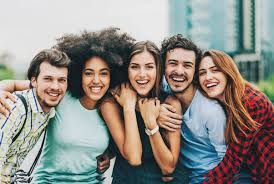
#> input picture photos/gf5.jpg, 274 x 184 px, found by its file name
$ python face_detect.py
#> lines starting #> are read from the running program, lines starting #| are printed output that depends on the picture; after the words box and inside, x2 and y2 are one past the last pixel; in counts of white or black regions, pixels touching at a corner belong together
import cv2 as cv

img = cv.imread('photos/gf5.jpg')
#> img is the input picture: shape (184, 274, 3); mean B, G, R 135.2, 141.3, 144.5
cv.imshow('Inday', img)

gray = cv.cvtColor(img, cv.COLOR_BGR2GRAY)
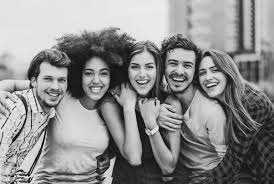
#> gray: shape (184, 274); min 1, max 252, mean 141.6
#cv.imshow('Gray', gray)

haar_cascade = cv.CascadeClassifier('xaml/haar_face.xml')

faces_rect = haar_cascade.detectMultiScale(gray, scaleFactor=1.1, minNeighbors=1)
#> faces_rect = [[124, 53, 38, 38], [77, 60, 37, 37], [193, 59, 32, 32], [159, 48, 42, 42], [34, 64, 41, 41]]

print(f'Numbers of faces found ={len(faces_rect)}')
#| Numbers of faces found =5

for(x, y, w, h) in faces_rect:
    cv.rectangle(img, (x,y), (x+w,y+h),(0,255,0), thickness=2)

    cv.imshow('Faces Deteted',img)
#> this loop made 5 passes
#> pass 1, `cv.imshow('Faces Deteted',img)`:
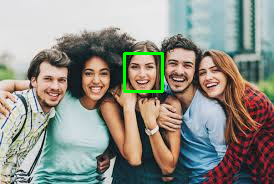
#> window 'Faces Deteted': shape (184, 274, 3); mean B, G, R 134.6, 142.9, 143.8
#> pass 2, `cv.imshow('Faces Deteted',img)`:
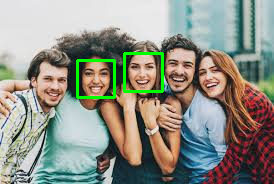
#> window 'Faces Deteted': shape (184, 274, 3); mean B, G, R 134.1, 144.7, 143.2
#> after the loop:
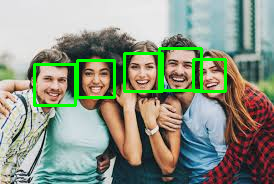
#> img: shape (184, 274, 3); 4.3% of pixels changed, all inside (x1, y1, x2, y2) = (33, 47, 227, 107)

cv.waitKey(0)

$ run again, with photos/inday.jpg copied over photos/gf5.jpg
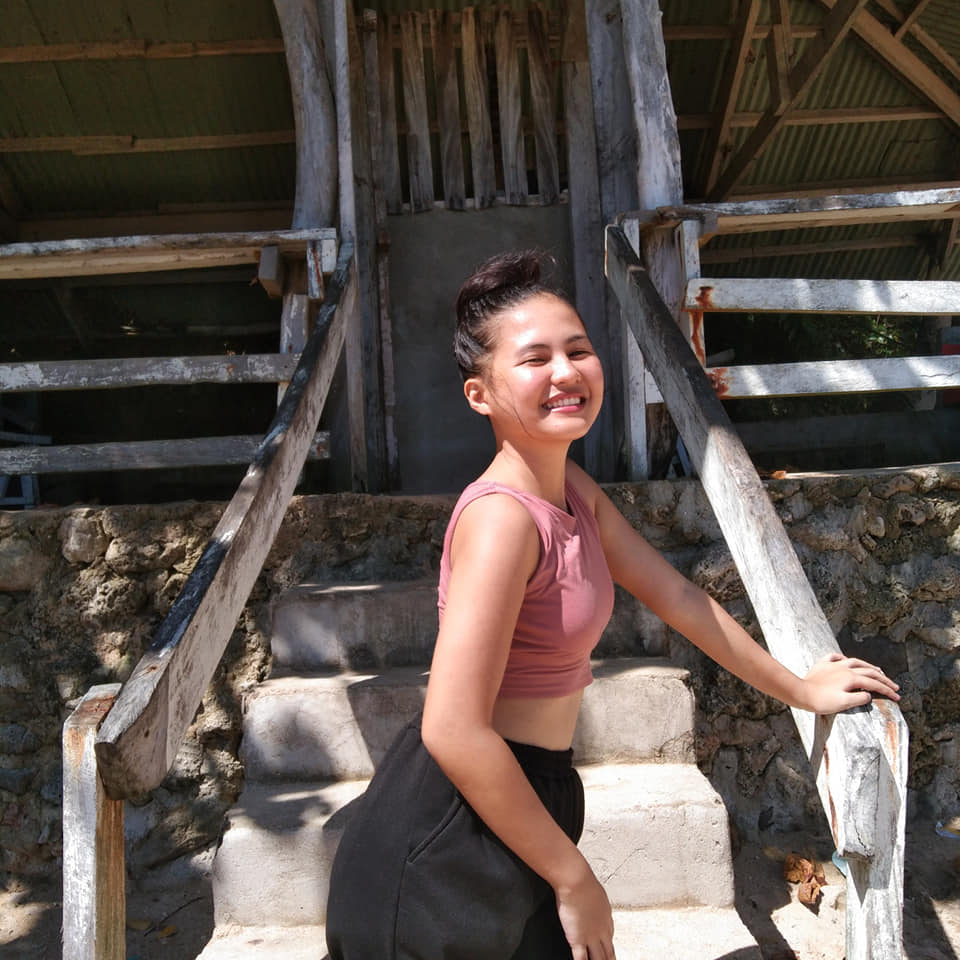
#> input picture photos/inday.jpg, 960 x 960 px, found by its file name
#> img is the input picture: shape (960, 960, 3); mean B, G, R 75.6, 81.7, 92.6
#> `gray = cv.cvtColor(img, cv.COLOR_BGR2GRAY)`:
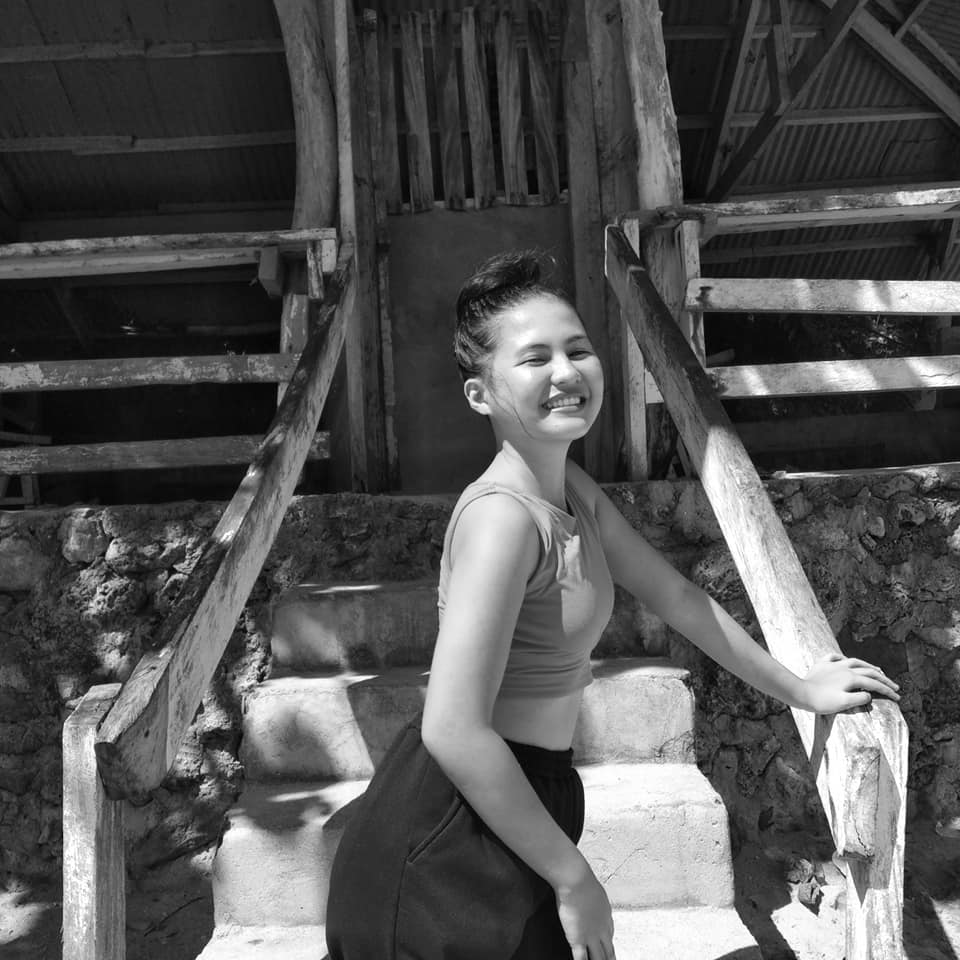
#> gray: shape (960, 960); min 0, max 255, mean 84.3
#> faces_rect = [[604, 212, 25, 25], [897, 673, 51, 51], [498, 618, 75, 75], [491, 301, 135, 135], [468, 456, 100, 100], [704, 710, 100, 100], [45, 506, 364, 364]]
#| Numbers of faces found =7
#> the loop `for(x, y, w, h) in faces_rect:` made 7 passes
#> after the loop `for(x, y, w, h) in faces_rect:`:
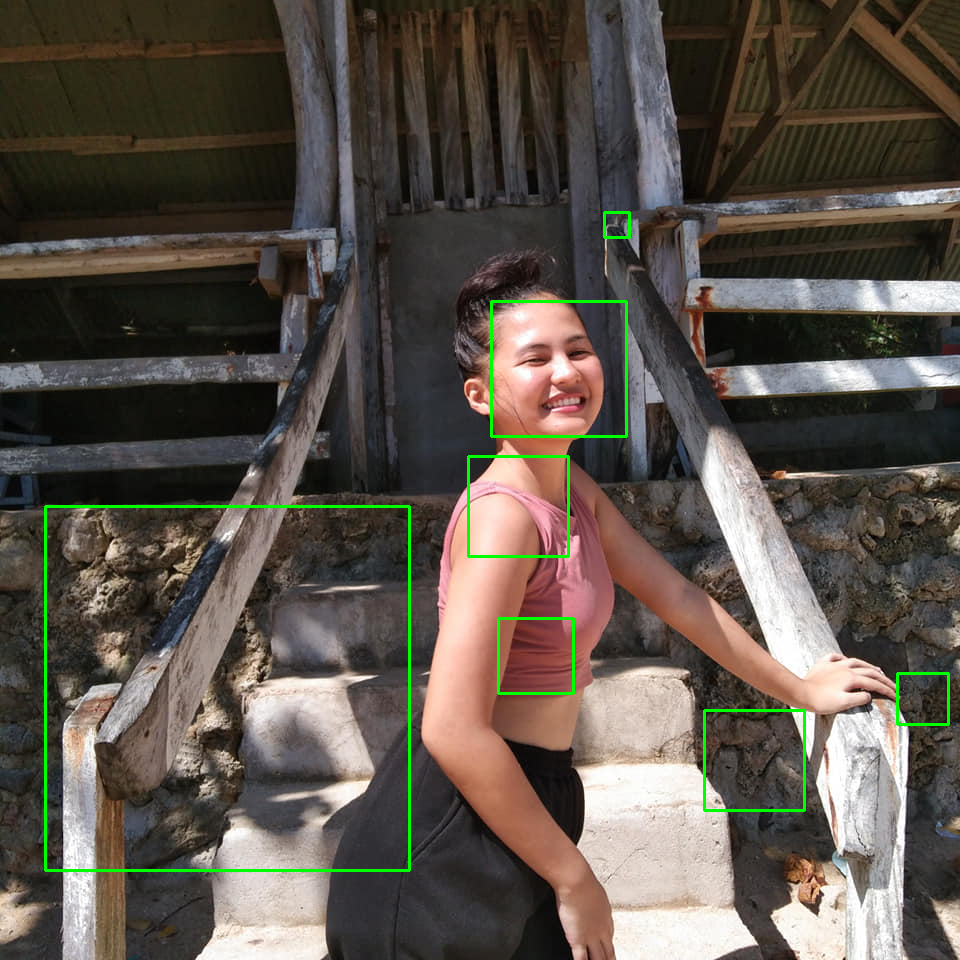
#> img: shape (960, 960, 3); 1.1% of pixels changed, all inside (x1, y1, x2, y2) = (44, 211, 950, 872)
